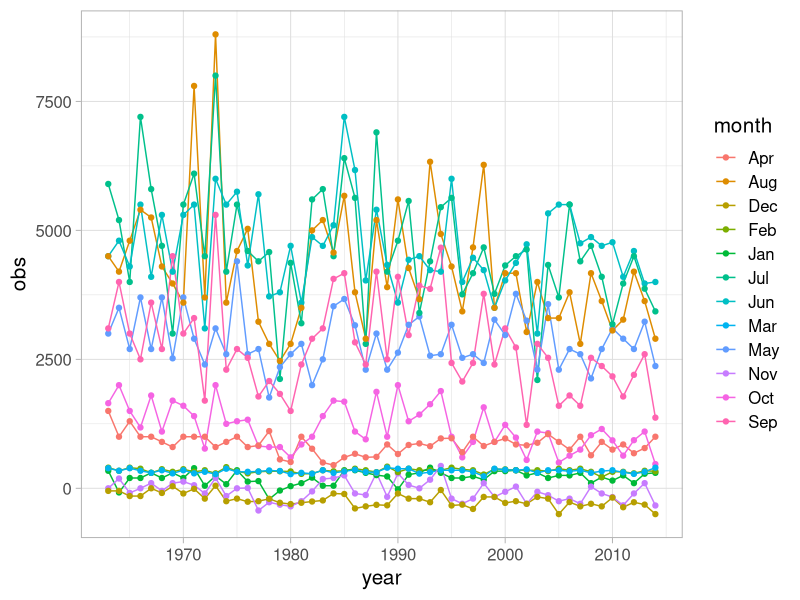

This figure's R source:
## ---- chunk 1

## ---- chunk 2
library(readxl)
baikal <- read_xlsx('baikal.xlsx')
baikal = na.omit(baikal)
## ---- chunk 3
library(ggplot2)
ggplot(baikal, aes(x=year, y=obs, col=month)) + geom_line() + geom_point() + theme_light(base_size = 15)
## ---- chunk 4
baikal_feb = baikal[baikal$month == 'Feb',]


## ---- chunk 5
error_check = function(x){
  x
  mean_pred = mean(x$pred)
  mean_fact = mean(x$obs)
  sd_pred = sd(x$pred)
  sd_fact = sd(x$obs)
  x$err = x$pred - x$obs
  x$AE = abs(x$pred - x$obs)
  ME = mean(x$err)
  MAE = mean(x$AE)
  MSE = mean(x$err ^ 2)
  RMSE = sqrt(MSE)
  SSc = RMSE / sd_fact
  R = cor(baikal_feb$pred, baikal_feb$obs)
  result = list(mean_pred, mean_fact, sd_pred, sd_fact, ME, MAE, MSE, RMSE, SSc, R)
  names(result) = c('mean_pred', 'mean_fact', 'sd_pred', 'sd_fact', 'ME', 'MAE', 'MSE', 'RMSE', 'SSc', 'R')
  return(result)
}

## ---- chunk 6
error_feb = error_check(baikal_feb)
error_feb
